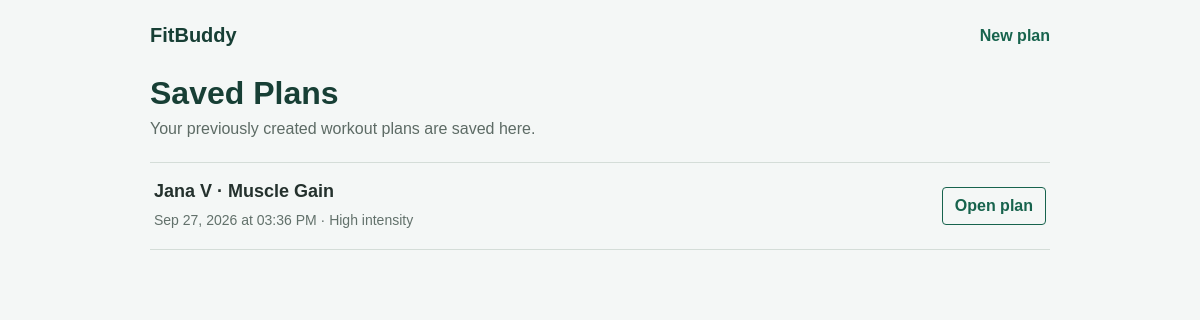
The app's page /plans with its own data.
### models.py (models this page shows)
class WorkoutPlan(Base):
    __tablename__ = "plans"
    id = Column(Integer, primary_key=True, index=True)
    user_id = Column(Integer, ForeignKey("users.id"))
    goal = Column(String)
    intensity = Column(String)
    original_plan = Column(Text)
    updated_plan = Column(Text, nullable=True)
    created_at = Column(DateTime, default=datetime.utcnow)
    owner = relationship("User", back_populates="plans")

class User(Base):
    __tablename__ = "users"
    id = Column(Integer, primary_key=True, index=True)
    name = Column(String, index=True)
    age = Column(Integer)
    weight = Column(String)
    goal = Column(String)
    intensity = Column(String)
    created_at = Column(DateTime, default=datetime.utcnow)
    plans = relationship("WorkoutPlan", back_populates="owner")

### main.py (the view)
@app.get("/plans", response_class=HTMLResponse)
async def plans_history(request: Request, db: Session = Depends(get_db)):
    saved_plans = db.query(models.WorkoutPlan).order_by(models.WorkoutPlan.created_at.desc()).all()
    return templates.TemplateResponse(request=request, name="plans.html", context={
        "plans": saved_plans
    })

### templates/plans.html (shortened to what this page needs)
<!DOCTYPE html>
<html lang="en">
<head>
</head>
<body>
    <nav class="topbar" aria-label="Main navigation">
        <a class="brand" href="/">FitBuddy</a>
        <a class="nav-link" href="/">New plan</a>
    </nav>
    <main>
        <h1>Saved Plans</h1>
        <p class="intro">Your previously created workout plans are saved here.</p>
        {% if plans %}
        <div class="plan-list">
            {% for plan in plans %}
            <article class="plan-row">
                <div>
                    <h2>{{ plan.owner.name if plan.owner else "FitBuddy plan" }} · {{ plan.goal }}</h2>
                    <p class="meta">{{ plan.created_at.strftime("%b %d, %Y at %I:%M %p") if plan.created_at else "Date unavailable" }} · {{ plan.intensity }} intensity</p>
                </div>
                <a class="view-link" href="/plans/{{ plan.id }}">Open plan</a>
            </article>
            {% endfor %}
        </div>
        {% else %}
        <p class="empty">No saved plans yet. Create a plan and it will appear here.</p>
        {% endif %}
    </main>
</body>
</html>

### templates/plans.html (style rules this page uses)
body { font-family: Arial, sans-serif; background: #f4f7f6; color: #24312d; margin: 0; padding: 24px; }
.topbar, main { max-width: 900px; margin: 0 auto; }
.topbar { display: flex; justify-content: space-between; align-items: center; margin-bottom: 28px; }
.brand { color: #173f35; font-size: 20px; font-weight: bold; text-decoration: none; }
.nav-link, .view-link { color: #17634d; font-weight: bold; text-decoration: none; }
h1 { margin: 0 0 8px; color: #173f35; }
.intro { margin: 0 0 24px; color: #5d6b65; }
.plan-list { border-top: 1px solid #d4ddd8; }
.plan-row { display: grid; grid-template-columns: minmax(0, 1fr) auto; gap: 16px; align-items: center; padding: 18px 4px; border-bottom: 1px solid #d4ddd8; }
.plan-row h2 { margin: 0 0 7px; font-size: 18px; }
.meta { margin: 0; color: #62716b; font-size: 14px; line-height: 1.6; }
.view-link { padding: 9px 12px; border: 1px solid #17634d; border-radius: 4px; white-space: nowrap; }

### records on screen
WorkoutPlan: owner "Jana V", goal "Muscle Gain", created_at "Sep 27, 2026 at 03:36 PM", intensity "High"
